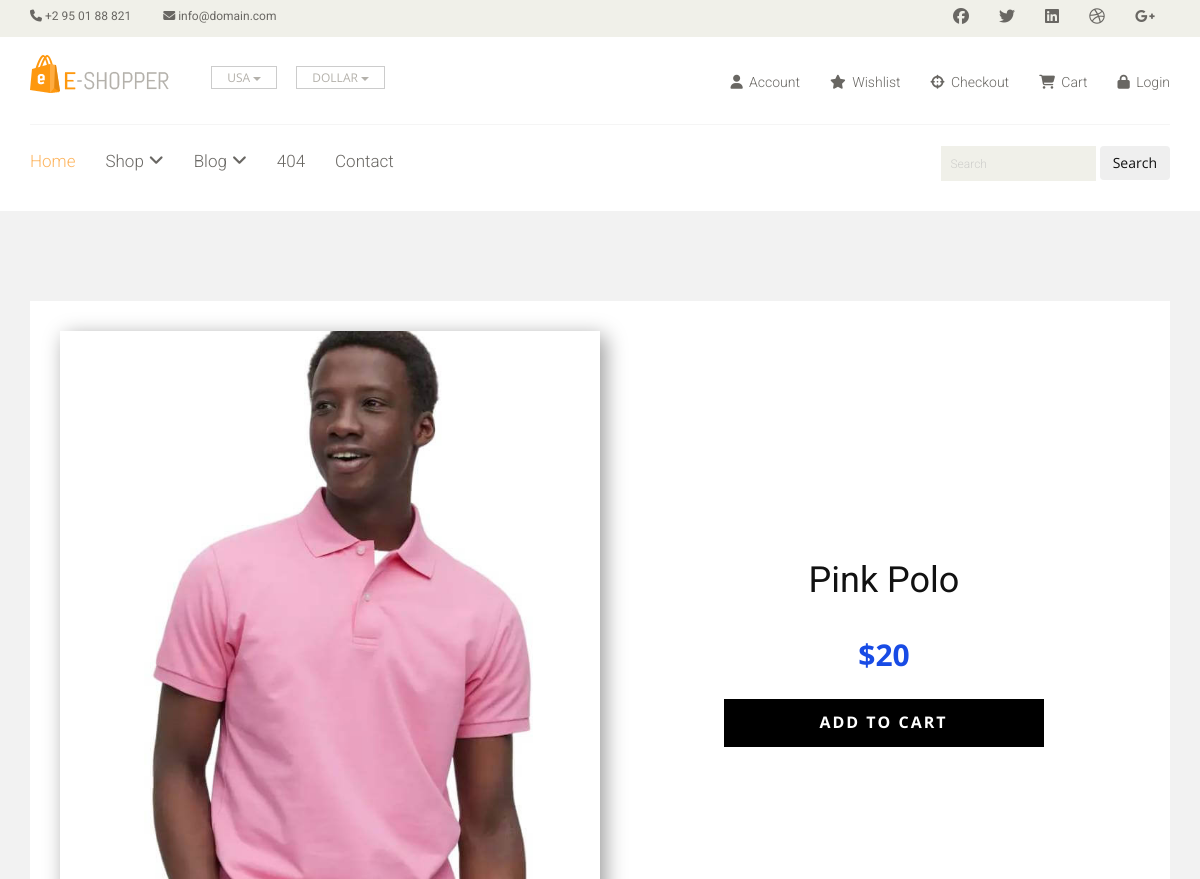
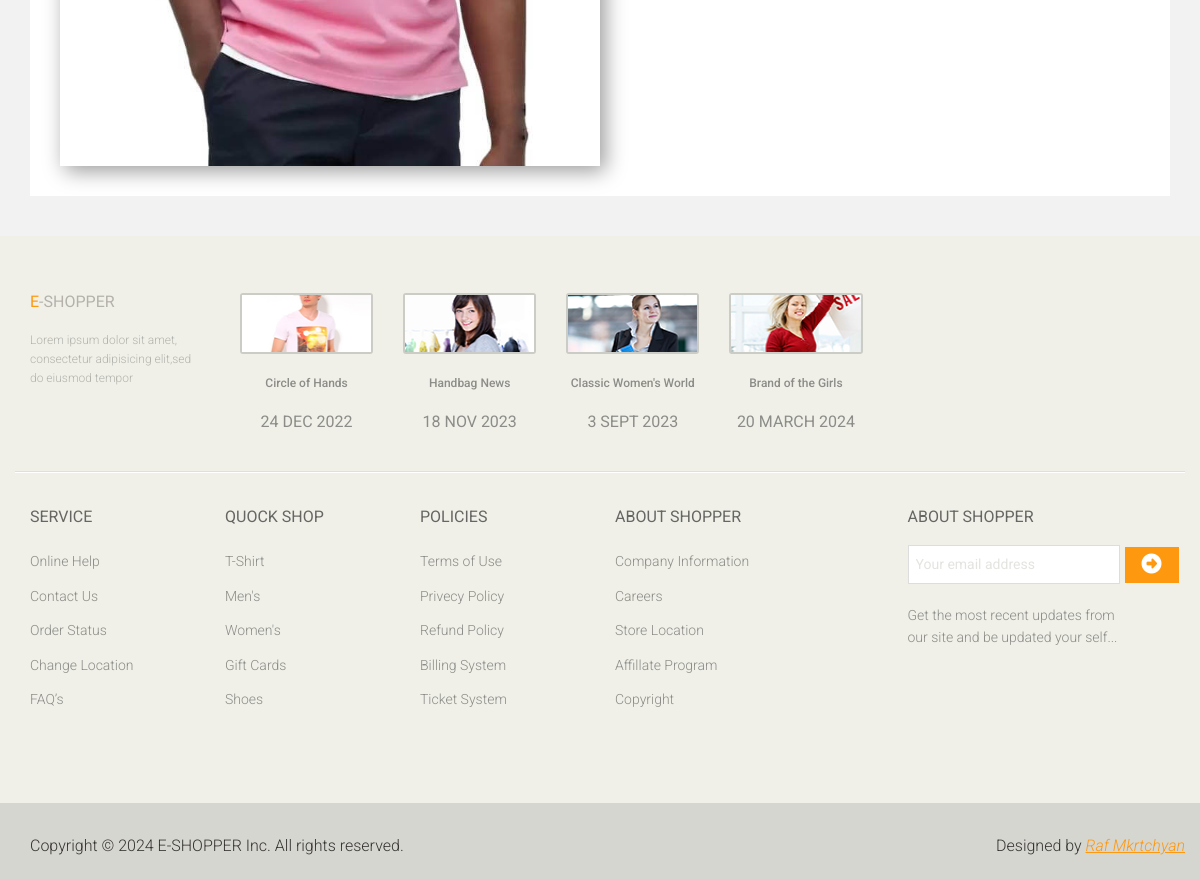
/shops/1, run on the app's committed database (2 pictures, top to bottom).
### main/models.py (models this page shows, shortened)
class ShopProduct(models.Model):
    img = models.ImageField('ShopProduct img', upload_to='media')
    name = models.CharField('ShopProduct  name', max_length=50)
    price = models.IntegerField('ShopProduct  price')
    class Meta:
        verbose_name = 'ShopProduct'
        verbose_name_plural = 'ShopProducts'

### main/views.py (the view)
# urls.py: path('shops/<int:id>', ShopDetailView.as_view(), name='shop_detail'),
class ShopDetailView(DetailView):
    template_name = 'shop_detail.html'
    def get(self, request, id):
        shop = ShopProduct.objects.get(pk=id)
        return render(request, self.template_name, {'shop':shop})

### main/templates/shop_detail.html (shortened to what this page needs)
{% extends 'base.html' %}
{% load static %}
{% block content %}
<!DOCTYPE html>
<html style="font-size: 16px;">
  <head>
    <link rel="stylesheet" href="{% static 'style.css' %}" media="screen">
    <link id="u-theme-google-font" rel="stylesheet" href="{% static 'style.css' %}">
</head>
  <body class="u-body">
    <section class="u-align-center u-clearfix u-grey-5 u-section-2" id="sec-d03d">
      <div id="divdiv" class="u-clearfix u-sheet u-valign-middle u-sheet-1">
        <div class="u-container-style u-expanded-width u-product u-shape-rectangle u-white u-product-1">
          <div class="u-container-layout u-valign-bottom-lg u-valign-top-xl u-container-layout-1" >
            <img width="" alt="" class="u-expanded-width-sm u-expanded-width-xs u-image u-image-default u-product-control u-image-1" src="{{shop.img.url}}">
            <div class="u-align-center u-container-style u-expanded-width-sm u-expanded-width-xs u-group u-shape-rectangle u-group-1">
              <div class="u-container-layout u-valign-middle u-container-layout-2">
                <h2 class="u-product-control u-text u-text-1">
                  <a class="u-product-title-link" href="{% url 'shops' %}">{{ shop.name }}</a>
                </h2>
                <div class="u-product-control u-product-price u-product-price-1">
                  <div class="u-price-wrapper u-spacing-10">
                    <div class="u-price u-text-palette-1-base" style="font-size: 1.875rem; font-weight: 700;">${{ shop.price }}</div>
                  </div>
                </div>
                <a href="" class="u-black u-btn u-button-style u-hover-grey-75 u-product-control u-text-body-alt-color u-btn-1">Add to Cart</a>
              </div>
            </div>
          </div>
        </div>
      </div>
    </section>
{% endblock %}

### main/static/css/main.css (style rules this page uses)
body { font-family: 'Roboto', sans-serif; background:; position: relative; font-weight:400px; }
a { -webkit-transition: 300ms; -moz-transition: 300ms; -o-transition: 300ms; transition: 300ms; }
h1, h2, h3, h4, h5, h6 { font-family: 'Roboto', sans-serif; }

### main/templates/shop_detail.html (style rules this page uses)
.u-section-2 { background-image: none }
.u-section-2 .u-sheet-1 { min-height: 818px }
.u-section-2 .u-product-1 { min-height: 774px; background-image: none; margin: 50px auto 0 0 }
.u-section-2 .u-container-layout-1 { padding: 30px }
.u-section-2 .u-image-1 { width: 540px; height: 714px; box-shadow: 5px 5px 20px 0 rgba(0,0,0,0.4); margin: 0 auto 0 0 }
.u-section-2 .u-group-1 { width: 512px; min-height: 14px; height: auto; margin: -514px 0 0 auto }
.u-section-2 .u-container-layout-2 { padding: 30px }
.u-section-2 .u-text-1 { font-size: 2.25rem; margin: 0 auto }
.u-section-2 .u-product-price-1 { margin: 30px auto 0 }
.u-section-2 .u-btn-1 { border-style: none; font-weight: 700; text-transform: uppercase; letter-spacing: 2px; background-image: none; margin: 20px auto 0; padding: 11px 96px 12px 95px }

### data on the page
ShopProduct: img (picture), name "Pink Polo", price "20"
